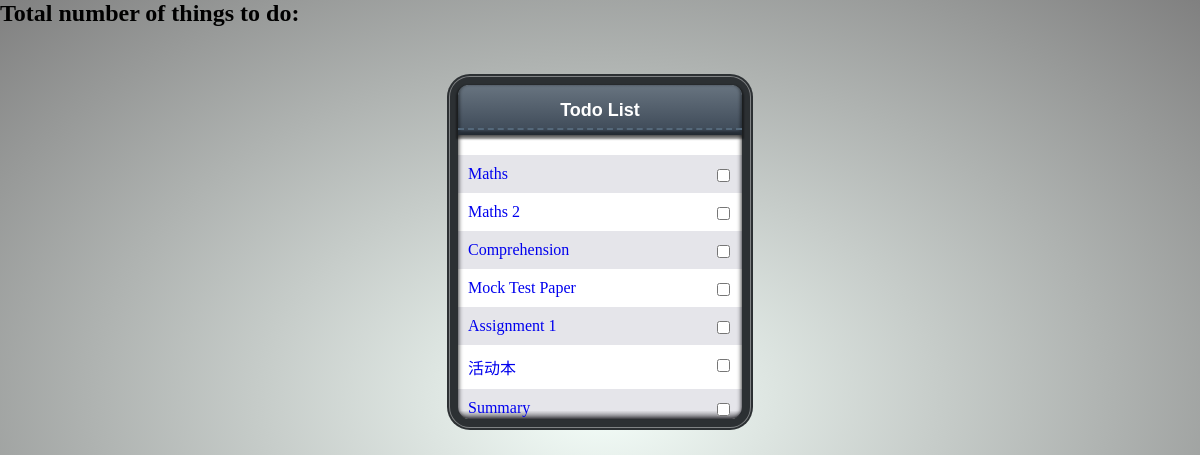
Page /listall/ on the earlier database version.
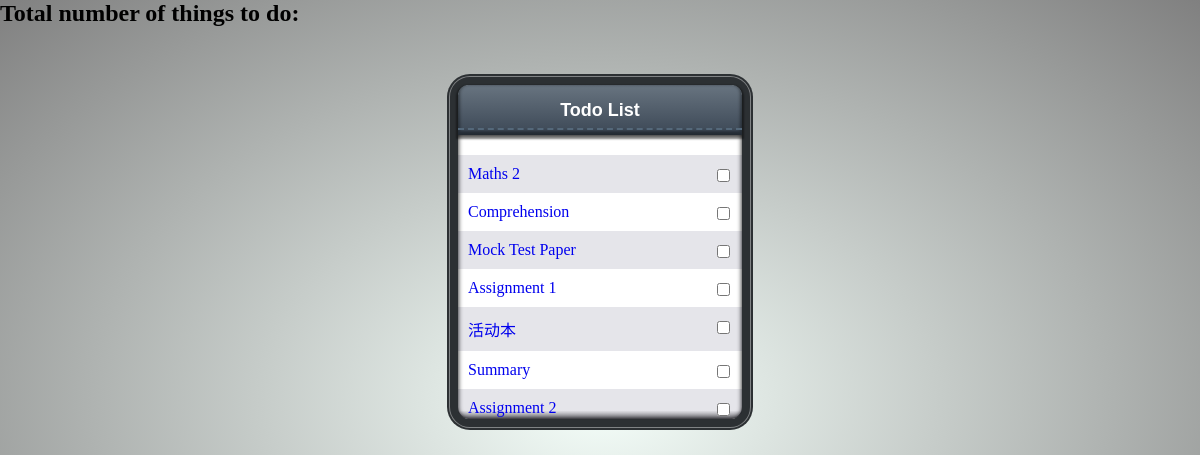
Same page on the later database version.
### todo/models.py (models this page shows, shortened)
class Todo(models.Model):
    user = models.ForeignKey(UserProfile, blank=True, null=True)
    title = models.CharField(max_length=225)
    content = models.TextField(blank=True) #not a required field
    due = models.DateTimeField(null=True, blank=True) #due datetime is optional
    created = models.DateTimeField(auto_now_add=True, auto_now=False, null=True)
    updated = models.DateTimeField(auto_now_add=False, auto_now=True, null=True)
    done = models.BooleanField(default=False)
    folder = models.ForeignKey('Folder', related_name= "things", null=True, blank=True)
    tag = models.ManyToManyField('Tag', related_name='things', null=True, blank=True)

### todo/templates/todo/todo_list.html
{% load staticfiles %}
<link rel="stylesheet" type="text/css" href="{% static 'todo/style.css' %}" />
<h2> Total number of things to do: {{total}} </h2>
{% if object_list %}
    <div class="wrap">
        <div class="header"><span>Todo List</span></div>
            <div class="wrap-list">
                <ol class="list">
                    {% for thing in object_list %}
                            <li>
                            <a href={% url 'detail' thing.id %}>
                            <input type="checkbox" thing.id >
                            <label for=thing.id> {{thing.title}}</label></a>
                            </li>
                            {%endfor%}
                </ol>
            </div>
    </div>
{% else %}
    <p>There is nothing left to do.</p>
{% endif %}

Differences in the rows shown:
removed Todo: title "Maths"
now on this page (row unchanged): Todo: title "Assignment 2"
